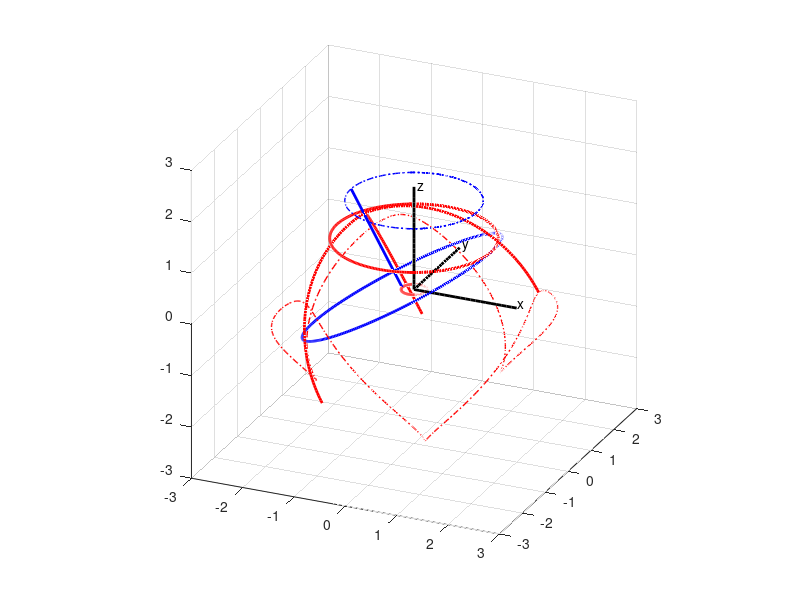

Write the MATLAB code that produced this figure.
% Plot moving 3D gear set 3 vertex with 1.5R-2R gears
% Mengtang Li
% Apr 3
clear; clf; close all;

figure('OuterPosition', [50 50 1000 1000]);
grid minor; grid on; hold on;
% plot x-axis
xaxis_x = 0:0.1:2;
xaxis_y = zeros(1,size(xaxis_x,2));
xaxis_z = zeros(1,size(xaxis_x,2));
% plot y-axis
yaxis_x = zeros(1,size(xaxis_x,2));
yaxis_y = 0:0.1:2;
yaxis_z = zeros(1,size(xaxis_x,2));
% plot z-axis
zaxis_x = zeros(1,size(xaxis_x,2));
zaxis_y = zeros(1,size(xaxis_x,2));
zaxis_z = 0:0.1:2;
% specify the lengh of axis
xlim([-3 3]); ylim([-3 3]); zlim([-3 3]);
plot3(xaxis_x,xaxis_y,xaxis_z,'k','linewidth',2);
grid on; grid minor; hold on;
plot3(yaxis_x,yaxis_y,yaxis_z,'k','linewidth',2);
plot3(zaxis_x,zaxis_y,zaxis_z,'k','linewidth',2);
% legend('x-axis', 'y-axis', 'z-axis');
text(2.0,0.05,0.05,'x');
text(0.05,2.0,0.05,'y');
text(0.05,0.05,2.0,'z');
daspect([1 1 1]);
view(24,24);

alpha = pi/6;
beta = pi/6;
R = 1;
L = (2*sqrt(3)-3)*R;
h = 1;
angle = 0:0.02:4*pi;
n = size(angle,2);
x_record1 = zeros(1,n);
y_record1 = zeros(1,n);
z_record1 = zeros(1,n);
x_record2 = zeros(1,n);
y_record2 = zeros(1,n);
z_record2 = zeros(1,n);
x_record3 = zeros(1,n);
y_record3 = zeros(1,n);
z_record3 = zeros(1,n);
x_record4 = zeros(1,n);
y_record4 = zeros(1,n);
z_record4 = zeros(1,n);

plot3(L/2*cos(angle), L/2*sin(angle), 0*angle, 'r', 'linewidth',2)
plot3(1.5*R*cos(angle), 1.5*R*sin(angle), 0*angle+R, 'r', 'linewidth',2)
pause(2);

for i = 1:1:n
    wt = angle(i);
    
    Ainv = [ (3^(1/2)*cos(2*wt))/2,  (3^(1/2)*sin(2*wt))/2,    1/2;
        -sin(2*wt),               cos(2*wt),              0;
        -cos(2*wt)/2,            -sin(2*wt)/2,         3^(1/2)/2;];
    
    Binv = [ cos(-1.5*wt) sin(-1.5*wt) 0;
        -sin(-1.5*wt) cos(-1.5*wt) 0;
        0       0       1;];
    
    C = Binv*Ainv;
    % Now the C is correct
    
    % distance between origin and center of rotating circle
    R_x = -L/2*cos(2*wt);
    R_y = -L/2*sin(2*wt);
    R_z = 0;
    
    % the rotating circle [blue]
    theta = 0:0.02:2*pi;
    rho_x = 2*R*(cos(theta)*C(1,1)+sin(theta)*C(2,1));
    rho_y = 2*R*(cos(theta)*C(1,2)+sin(theta)*C(2,2));
    rho_z = 2*R*(cos(theta)*C(1,3)+sin(theta)*C(2,3));
    % extended lower part half circle 1st point (0 deg) part
    phi = 0:0.02:pi/2;
    rho_p1_x = 2.5*R*cos(phi)*cos(0)*C(1,1)+2.5*R*cos(phi)*sin(0)*C(2,1)+(2.5*R*sin(phi)-h)*C(3,1); 
    rho_p1_y = 2.5*R*cos(phi)*cos(0)*C(1,2)+2.5*R*cos(phi)*sin(0)*C(2,2)+(2.5*R*sin(phi)-h)*C(3,2); 
    rho_p1_z = 2.5*R*cos(phi)*cos(0)*C(1,3)+2.5*R*cos(phi)*sin(0)*C(2,3)+(2.5*R*sin(phi)-h)*C(3,3); 
    % extended lower part half circle 2nd point (120 deg) part
    rho_p2_x = 2.5*R*cos(phi)*cos(2*pi/3)*C(1,1)+2.5*R*cos(phi)*sin(2*pi/3)*C(2,1)+(2.5*R*sin(phi)-h)*C(3,1); 
    rho_p2_y = 2.5*R*cos(phi)*cos(2*pi/3)*C(1,2)+2.5*R*cos(phi)*sin(2*pi/3)*C(2,2)+(2.5*R*sin(phi)-h)*C(3,2); 
    rho_p2_z = 2.5*R*cos(phi)*cos(2*pi/3)*C(1,3)+2.5*R*cos(phi)*sin(2*pi/3)*C(2,3)+(2.5*R*sin(phi)-h)*C(3,3); 
    % extended lower part half circle 3rd point (240 deg) part
    rho_p3_x = 2.5*R*cos(phi)*cos(4*pi/3)*C(1,1)+2.5*R*cos(phi)*sin(4*pi/3)*C(2,1)+(2.5*R*sin(phi)-h)*C(3,1); 
    rho_p3_y = 2.5*R*cos(phi)*cos(4*pi/3)*C(1,2)+2.5*R*cos(phi)*sin(4*pi/3)*C(2,2)+(2.5*R*sin(phi)-h)*C(3,2); 
    rho_p3_z = 2.5*R*cos(phi)*cos(4*pi/3)*C(1,3)+2.5*R*cos(phi)*sin(4*pi/3)*C(2,3)+(2.5*R*sin(phi)-h)*C(3,3); 
    
    % extended vertex of normal vector of radius R in moving frame
    rho_xvt = 0+0+2*R*C(3,1);
    rho_yvt = 0+0+2*R*C(3,2);
    rho_zvt = 0+0+2*R*C(3,3);
    % extended 1st point (0 deg) in moving frame
    rho_x1 = 2.5*R*cos(0)*C(1,1)+2.5*R*sin(0)*C(2,1)-h*C(3,1);
    rho_y1 = 2.5*R*cos(0)*C(1,2)+2.5*R*sin(0)*C(2,2)-h*C(3,2);
    rho_z1 = 2.5*R*cos(0)*C(1,3)+2.5*R*sin(0)*C(2,3)-h*C(3,3);
    % extended 2nd point (120 deg) in moving frame
    rho_x2 = 2.5*R*cos(2*pi/3)*C(1,1)+2.5*R*sin(2*pi/3)*C(2,1)-h*C(3,1);
    rho_y2 = 2.5*R*cos(2*pi/3)*C(1,2)+2.5*R*sin(2*pi/3)*C(2,2)-h*C(3,2);
    rho_z2 = 2.5*R*cos(2*pi/3)*C(1,3)+2.5*R*sin(2*pi/3)*C(2,3)-h*C(3,3);
    % extended 3rd point (240 deg) in moving frame
    rho_x3 = 2.5*R*cos(4*pi/3)*C(1,1)+2.5*R*sin(4*pi/3)*C(2,1)-h*C(3,1);
    rho_y3 = 2.5*R*cos(4*pi/3)*C(1,2)+2.5*R*sin(4*pi/3)*C(2,2)-h*C(3,2);
    rho_z3 = 2.5*R*cos(4*pi/3)*C(1,3)+2.5*R*sin(4*pi/3)*C(2,3)-h*C(3,3);
    
    % center of moving circle in fixed frame
    r_x = R_x + rho_x;
    r_y = R_y + rho_y;
    r_z = R_z + rho_z;
    % extended vertex of normal vector of radius R in fixed frame
    r_xvt = R_x + rho_xvt;  x_record1(i) = r_xvt;
    r_yvt = R_y + rho_yvt;  y_record1(i) = r_yvt;
    r_zvt = R_z + rho_zvt;  z_record1(i) = r_zvt;
    % extended 1st point (0 deg) in fixed frame
    r_x1 = R_x + rho_x1;  x_record2(i) = r_x1;
    r_y1 = R_y + rho_y1;  y_record2(i) = r_y1;
    r_z1 = R_z + rho_z1;  z_record2(i) = r_z1;
    % extended 2nd point (90 deg) in fixed frame
    r_x2 = R_x + rho_x2;  x_record3(i) = r_x2;
    r_y2 = R_y + rho_y2;  y_record3(i) = r_y2;
    r_z2 = R_z + rho_z2;  z_record3(i) = r_z2;
    % extended 3rd point (180 deg) in fixed frame
    r_x3 = R_x + rho_x3;  x_record4(i) = r_x3;
    r_y3 = R_y + rho_y3;  y_record4(i) = r_y3;
    r_z3 = R_z + rho_z3;  z_record4(i) = r_z3;
    % extended lower part half circle 1st point (0 deg) part
    r_p1_x = R_x + rho_p1_x;
    r_p1_y = R_y + rho_p1_y;
    r_p1_z = R_z + rho_p1_z;
    % extended lower part half circle 2nd point (120 deg) part
    r_p2_x = R_x + rho_p2_x;
    r_p2_y = R_y + rho_p2_y;
    r_p2_z = R_z + rho_p2_z;
    % extended lower part half circle 3rd point (240 deg) part
    r_p3_x = R_x + rho_p3_x;
    r_p3_y = R_y + rho_p3_y;
    r_p3_z = R_z + rho_p3_z;
    
    plotcircle1 = plot3(r_x,r_y,r_z,'b','linewidth',2);
    plotcircle2 = plot3(r_p1_x,r_p1_y,r_p1_z,'r','linewidth',2);
    plotcircle3 = plot3(r_p2_x,r_p2_y,r_p2_z,'r','linewidth',2);
    plotcircle4 = plot3(r_p3_x,r_p3_y,r_p3_z,'r','linewidth',2);
    plotline0 = plot3([R_x; r_xvt], [R_y; r_yvt], [R_z; r_zvt],'b','linewidth',2);
%     plotline1 = plot3([R_x; r_x1], [R_y; r_y1], [R_z; r_z1],'r','linewidth',2);
%     plotline2 = plot3([R_x; r_x2], [R_y; r_y2], [R_z; r_z2],'r','linewidth',2); 
%     plotline3 = plot3([R_x; r_x3], [R_y; r_y3], [R_z; r_z3],'r','linewidth',2);
    
     
    pause(0.02);
    if (i < n)
        delete(plotcircle1);
        delete(plotcircle2);
        delete(plotcircle3);
        delete(plotcircle4);
        delete(plotline0);
%         delete(plotline1);
%         delete(plotline2);
%         delete(plotline3);
    end
    
end
plot3(x_record1, y_record1, z_record1, 'b-.','linewidth',1);
plot3(x_record2, y_record2, z_record2, 'r-.','linewidth',1);
% plot3(x_record3, y_record3, z_record3, 'r-.','linewidth',1);
% plot3(x_record4, y_record4, z_record4, 'r-.','linewidth',1);